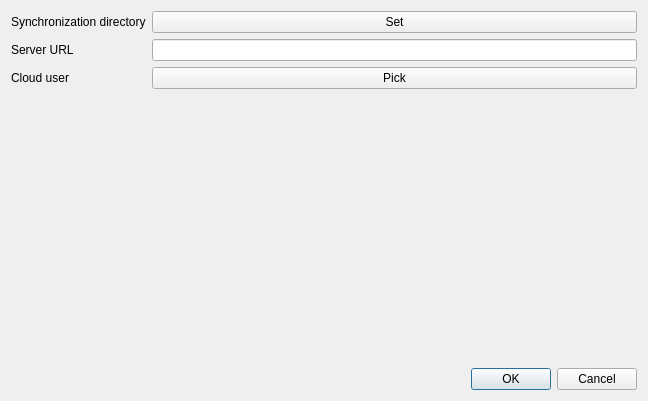
<?xml version="1.0" encoding="UTF-8"?>
<ui version="4.0">
 <class>SettingsDialog</class>
 <widget class="QDialog" name="SettingsDialog">
  <property name="geometry">
   <rect>
    <x>0</x>
    <y>0</y>
    <width>648</width>
    <height>401</height>
   </rect>
  </property>
  <property name="windowTitle">
   <string>Dialog</string>
  </property>
  <layout class="QVBoxLayout" name="verticalLayout">
   <item>
    <layout class="QFormLayout" name="formLayout">
     <item row="0" column="0">
      <widget class="QLabel" name="label">
       <property name="text">
        <string>Synchronization directory</string>
       </property>
      </widget>
     </item>
     <item row="0" column="1">
      <widget class="QPushButton" name="storageDirPushButton">
       <property name="text">
        <string>Set</string>
       </property>
      </widget>
     </item>
     <item row="1" column="0">
      <widget class="QLabel" name="label_3">
       <property name="text">
        <string>Server URL</string>
       </property>
      </widget>
     </item>
     <item row="1" column="1">
      <widget class="QLineEdit" name="serverUrlLineEdit"/>
     </item>
     <item row="2" column="0">
      <widget class="QLabel" name="label_4">
       <property name="text">
        <string>Cloud user</string>
       </property>
      </widget>
     </item>
     <item row="2" column="1">
      <widget class="QPushButton" name="cloudUserPushButton">
       <property name="text">
        <string>Pick</string>
       </property>
      </widget>
     </item>
    </layout>
   </item>
   <item>
    <spacer name="verticalSpacer">
     <property name="orientation">
      <enum>Qt::Vertical</enum>
     </property>
     <property name="sizeHint" stdset="0">
      <size>
       <width>454</width>
       <height>40</height>
      </size>
     </property>
    </spacer>
   </item>
   <item>
    <widget class="QDialogButtonBox" name="buttonBox">
     <property name="orientation">
      <enum>Qt::Horizontal</enum>
     </property>
     <property name="standardButtons">
      <set>QDialogButtonBox::Cancel|QDialogButtonBox::Ok</set>
     </property>
    </widget>
   </item>
  </layout>
 </widget>
 <resources/>
 <connections>
  <connection>
   <sender>buttonBox</sender>
   <signal>accepted()</signal>
   <receiver>SettingsDialog</receiver>
   <slot>accept()</slot>
   <hints>
    <hint type="sourcelabel">
     <x>248</x>
     <y>254</y>
    </hint>
    <hint type="destinationlabel">
     <x>157</x>
     <y>274</y>
    </hint>
   </hints>
  </connection>
  <connection>
   <sender>buttonBox</sender>
   <signal>rejected()</signal>
   <receiver>SettingsDialog</receiver>
   <slot>reject()</slot>
   <hints>
    <hint type="sourcelabel">
     <x>316</x>
     <y>260</y>
    </hint>
    <hint type="destinationlabel">
     <x>286</x>
     <y>274</y>
    </hint>
   </hints>
  </connection>
 </connections>
</ui>
